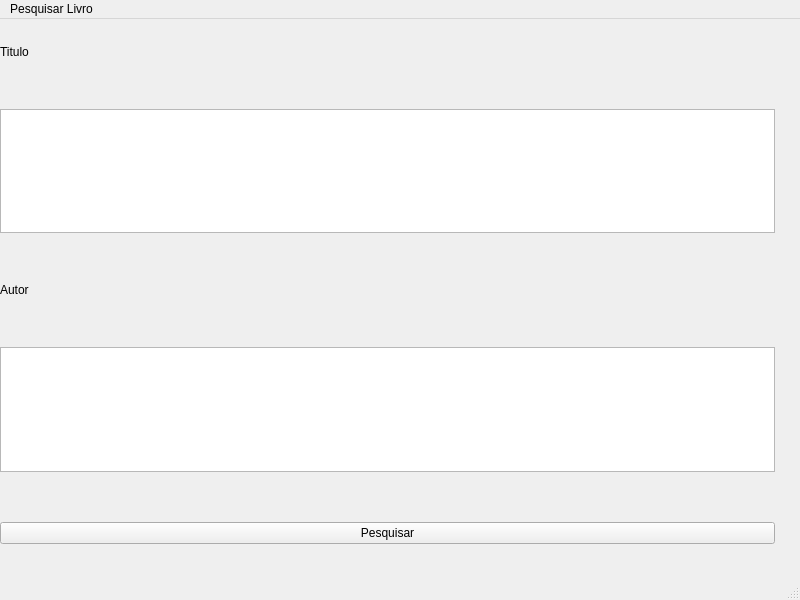
<?xml version="1.0" encoding="UTF-8"?>
<ui version="4.0">
 <class>MainWindow</class>
 <widget class="QMainWindow" name="MainWindow">
  <property name="geometry">
   <rect>
    <x>0</x>
    <y>0</y>
    <width>800</width>
    <height>600</height>
   </rect>
  </property>
  <property name="windowTitle">
   <string>MainWindow</string>
  </property>
  <widget class="QWidget" name="centralwidget">
   <widget class="QWidget" name="verticalLayoutWidget">
    <property name="geometry">
     <rect>
      <x>0</x>
      <y>0</y>
      <width>791</width>
      <height>551</height>
     </rect>
    </property>
    <layout class="QVBoxLayout" name="verticalLayout">
     <property name="spacing">
      <number>50</number>
     </property>
     <property name="topMargin">
      <number>26</number>
     </property>
     <property name="rightMargin">
      <number>16</number>
     </property>
     <property name="bottomMargin">
      <number>26</number>
     </property>
     <item>
      <widget class="QLabel" name="Titulo">
       <property name="text">
        <string>Titulo</string>
       </property>
      </widget>
     </item>
     <item>
      <widget class="QTextEdit" name="InputTitulo"/>
     </item>
     <item>
      <widget class="QLabel" name="Autor">
       <property name="text">
        <string>Autor</string>
       </property>
      </widget>
     </item>
     <item>
      <widget class="QTextEdit" name="InputAutor"/>
     </item>
     <item>
      <widget class="QPushButton" name="ButtonPesquisar">
       <property name="text">
        <string>Pesquisar</string>
       </property>
      </widget>
     </item>
    </layout>
   </widget>
  </widget>
  <widget class="QMenuBar" name="menubar">
   <property name="geometry">
    <rect>
     <x>0</x>
     <y>0</y>
     <width>800</width>
     <height>22</height>
    </rect>
   </property>
   <widget class="QMenu" name="menuPesquisar_Livro">
    <property name="title">
     <string>Pesquisar Livro</string>
    </property>
   </widget>
   <addaction name="menuPesquisar_Livro"/>
  </widget>
  <widget class="QStatusBar" name="statusbar"/>
 </widget>
 <resources/>
 <connections/>
</ui>
